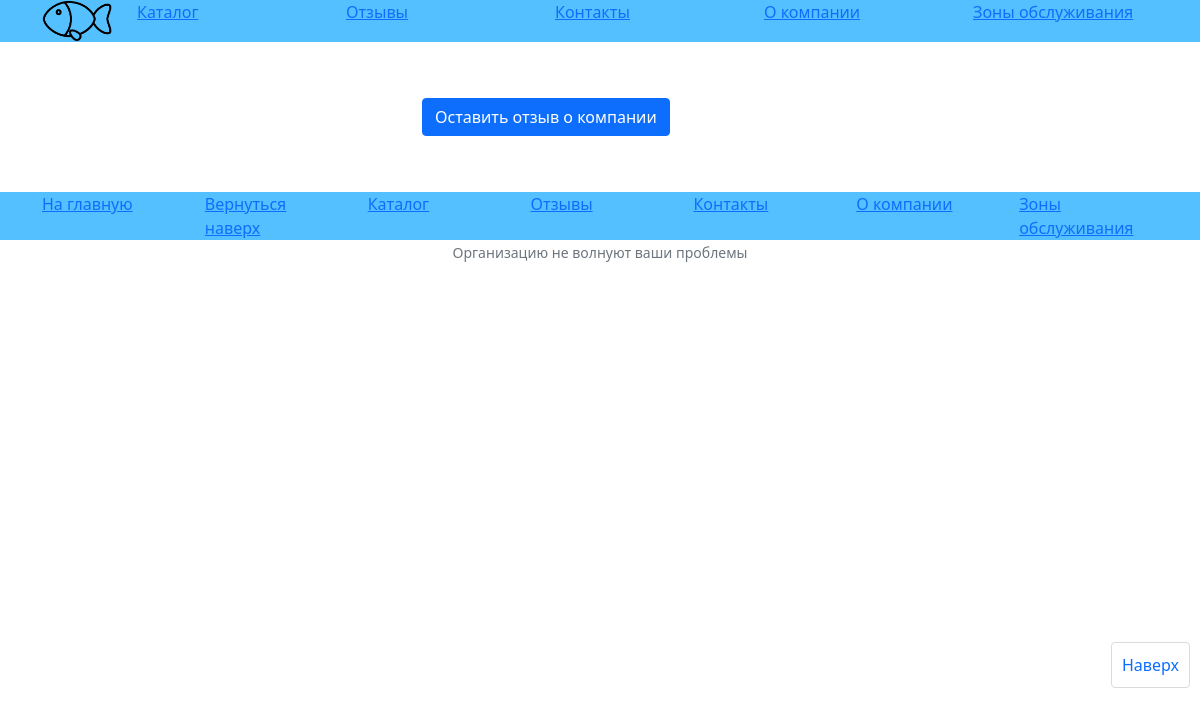
The app's page /feedback/, older data.
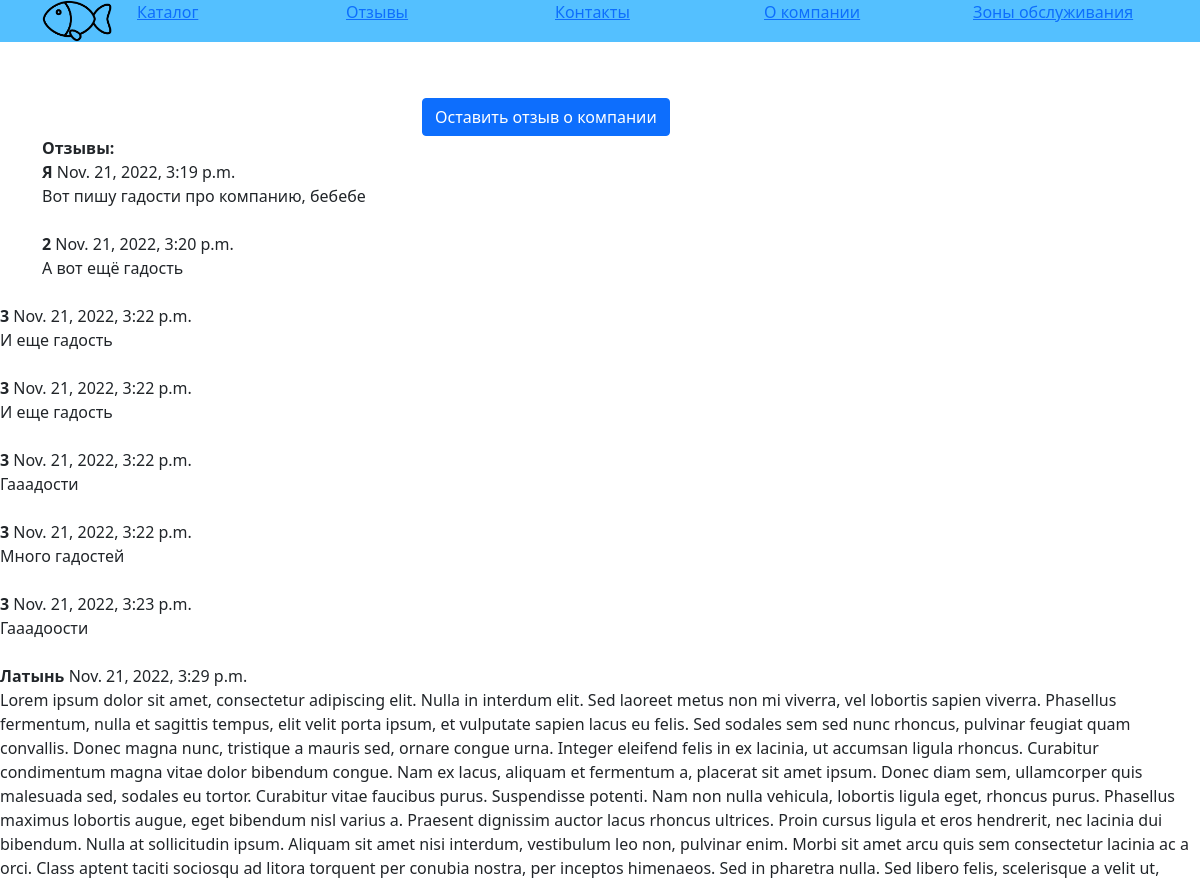
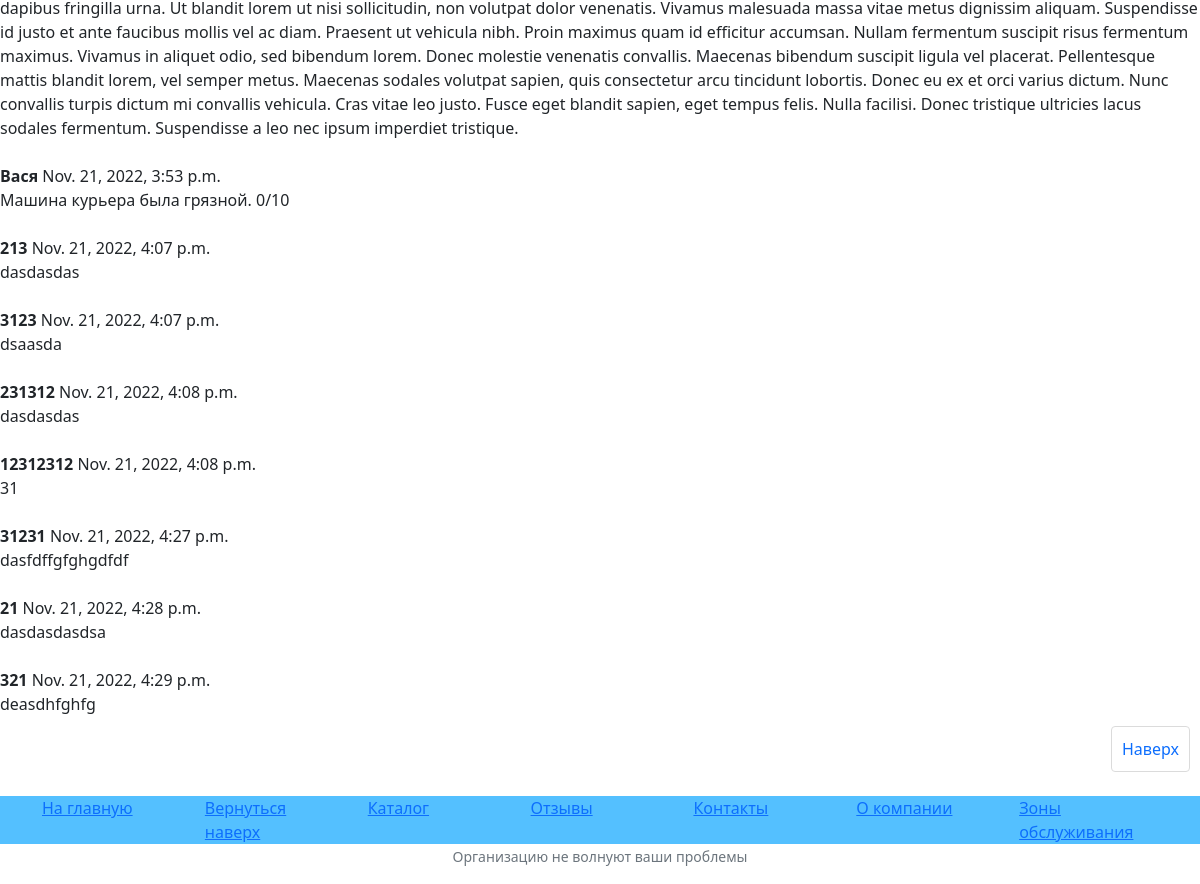
The same page, newer data (2 pictures, top to bottom).
### catalog/models.py (models this page shows)
class Feedback_generic(models.Model):
    name = models.CharField(max_length=100, help_text='Введите ваше имя')
    body = models.TextField()
    date = models.DateTimeField(default=datetime.date.today)
    image = models.ImageField(upload_to = 'uploads/comms/%Y/%m/%d/', null = True, blank = True)

### catalog/views.py (the view)
# urls.py: path('feedback/', feedback, name = 'feedback' ),
def feedback(request):
    shitfan = Feedback_generic.objects.all()
    return render(request, 'feedback.html', {'shitfan':shitfan})

### catalog/templates/feedback.html (shortened to what this page needs)
{% extends "base.html" %}
{% block content %}
{% load static %}
<div class="container">
    <div class="row">
        <div class="col-4"></div>
        <div class="col-4"><a class="btn btn-primary" href="{% url 'feedback_new' %}" role="button">Оставить отзыв о компании</a>
        </div>
        <div class="col-4"></div>
    </div>
    {% if shitfan %}
<div class="col"><strong>Отзывы:</strong>
  {% for shit in shitfan %}
  <div class="row">
    <div class="col"><strong>{{shit.name}}</strong> {{shit.date}}
      <div class="col">{{shit.body}}
      </div>
    </div>
  </div>
</div>
<br>
  {%endfor%}
{% endif %}
</div>
{% endblock %}

Row changes from the older to the newer data that the page shows:
added Feedback_generic: name "Я", date "Nov. 21, 2022, 3:19 p.m.", body "Вот пишу гадости про компанию, бебебе"
added Feedback_generic: name "2", date "Nov. 21, 2022, 3:20 p.m.", body "А вот ещё гадость"
added Feedback_generic: name "3", date "Nov. 21, 2022, 3:22 p.m.", body "И еще гадость"
added Feedback_generic: name "3", date "Nov. 21, 2022, 3:22 p.m.", body "И еще гадость"
added Feedback_generic: name "3", date "Nov. 21, 2022, 3:22 p.m.", body "Гааадости"
added Feedback_generic: name "3", date "Nov. 21, 2022, 3:22 p.m.", body "Много гадостей"
added Feedback_generic: name "3", date "Nov. 21, 2022, 3:23 p.m.", body "Гааадоости"
added Feedback_generic: name "Латынь", date "Nov. 21, 2022, 3:29 p.m.", body "Lorem ipsum dolor sit amet, consectetur adipiscing elit. Nulla in interdum elit. Sed laoreet metus non mi viverra, vel lobortis sapien viverra. Phasellus fermentum, nulla et sagittis tempus, elit velit porta ipsum, et vulputate sapien lacus eu felis. Sed sodales sem sed nunc rhoncus, pulvinar feugiat quam convallis. Donec magna nunc, tristique a mauris sed, ornare congue urna. Integer eleifend felis in ex lacinia, ut accumsan ligula rhoncus. Curabitur condimentum magna vitae dolor bibendum congue. Nam ex lacus, aliquam et fermentum a, placerat sit amet ipsum. Donec diam sem, ullamcorper quis malesuada sed, sodales eu tortor. Curabitur vitae faucibus purus. Suspendisse potenti. Nam non nulla…"
added Feedback_generic: name "Вася", date "Nov. 21, 2022, 3:53 p.m.", body "Машина курьера была грязной. 0/10"
added Feedback_generic: name "213", date "Nov. 21, 2022, 4:07 p.m.", body "dasdasdas"
added Feedback_generic: name "3123", date "Nov. 21, 2022, 4:07 p.m.", body "dsaasda"
added Feedback_generic: name "231312", date "Nov. 21, 2022, 4:08 p.m.", body "dasdasdas"
added Feedback_generic: name "12312312", date "Nov. 21, 2022, 4:08 p.m.", body "31"
added Feedback_generic: name "31231", date "Nov. 21, 2022, 4:27 p.m.", body "dasfdffgfghgdfdf"
added Feedback_generic: name "21", date "Nov. 21, 2022, 4:28 p.m.", body "dasdasdasdsa"
added Feedback_generic: name "321", date "Nov. 21, 2022, 4:29 p.m.", body "deasdhfghfg"
Text that changed along with them:
text now shown: "Отзывы:"
